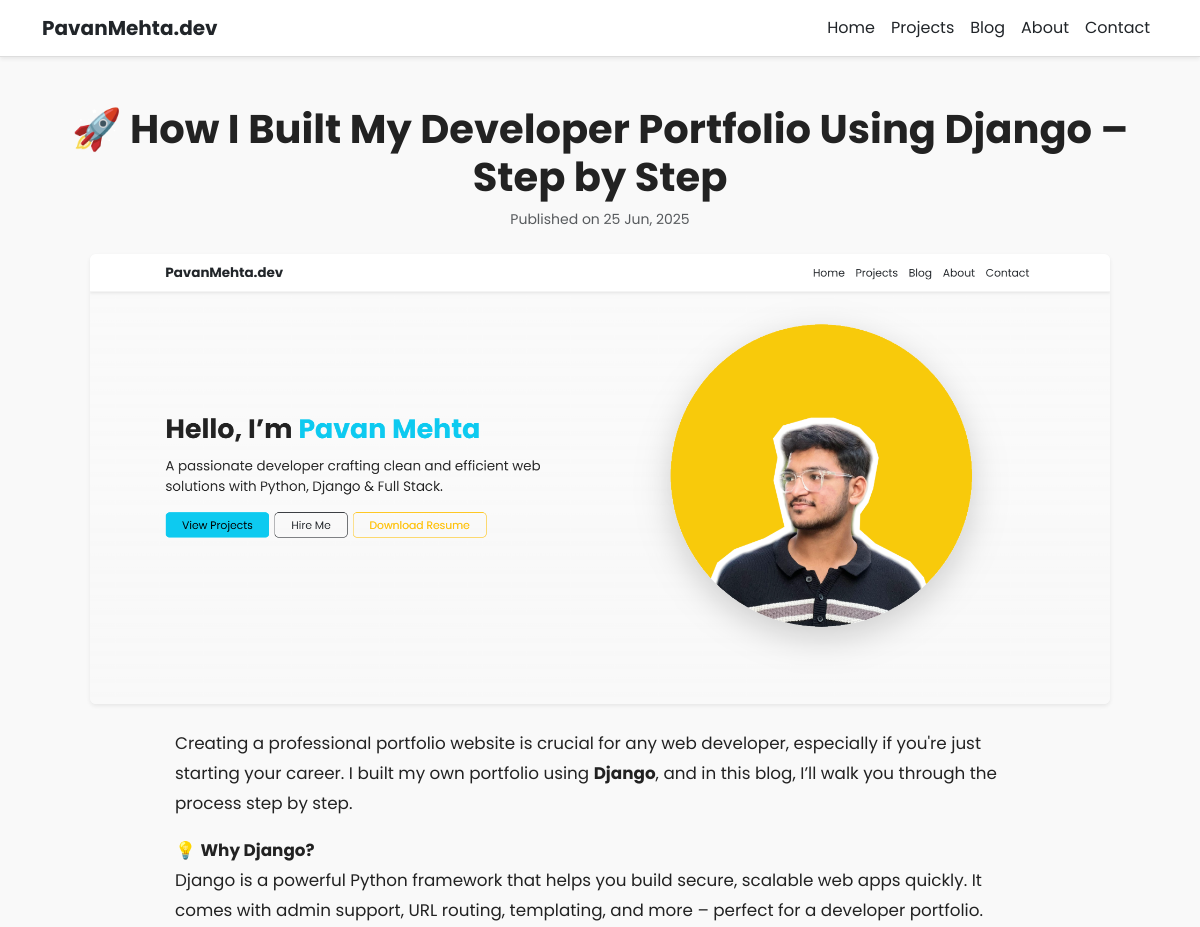
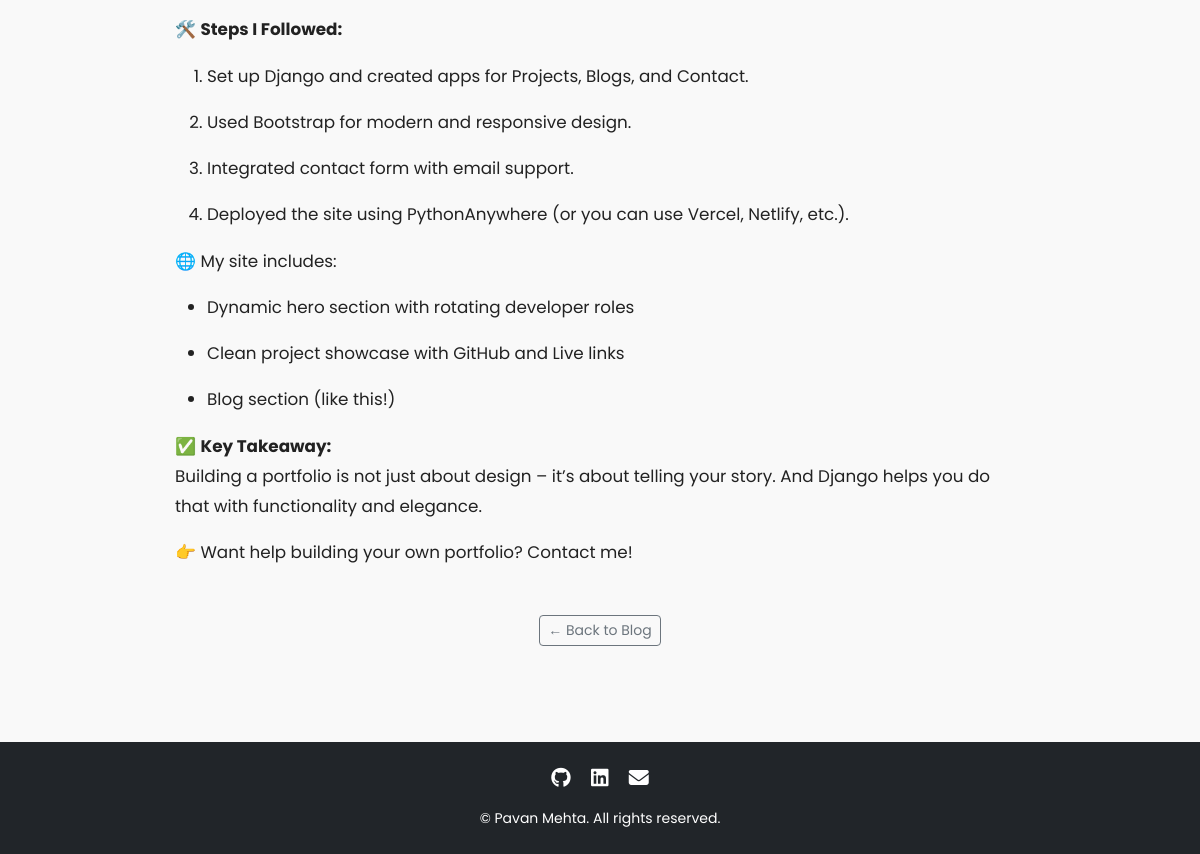
The page /blog/portfolio-with-django/ on the database its author committed (2 pictures, top to bottom).
### main/models.py (models this page shows, shortened)
class Blog(models.Model):
    title = models.CharField(max_length=200)
    slug = models.SlugField(unique=True)
    content = RichTextField()
    cover_image = models.ImageField(upload_to='blog_images/', blank=True, null=True)
    created_at = models.DateTimeField(auto_now_add=True)
    class Meta:
        ordering = ['-created_at']

### main/views.py (the view)
# urls.py: path('blog/<slug:slug>/', views.blog_detail, name='blog_detail'),
def blog_detail(request, slug):
    blog = get_object_or_404(Blog, slug=slug)
    return render(request, 'main/blog_detail.html', {'blog': blog})

### main/templates/main/blog_detail.html (shortened to what this page needs)
{% extends "main/base.html" %}
{% load static %}
{% load custom_tags %}
{% block content %}
<section class="container py-5" data-aos="fade-up">
  <div class="text-center mb-4">
    <h1 class="fw-bold">{{ blog.title }}</h1>
    <p class="text-muted small">Published on {{ blog.created_at|date:"d M, Y" }}</p>
  </div>
  {% if blog.cover_image %}
    <div class="text-center mb-4">
      <img src="{{ blog.cover_image.url }}" class="img-fluid rounded shadow-sm" alt="{{ blog.title }}" style="max-height: 450px; object-fit: cover;">
    </div>
  {% endif %}
  <article class="mx-auto" style="max-width: 850px; line-height: 1.8; font-size: 1.05rem;">
    {{ blog.content|safe }}
  </article>
  <div class="text-center mt-5">
    <a href="{% url 'blog_list' %}" class="btn btn-outline-secondary btn-sm">
      ← Back to Blog
    </a>
  </div>
</section>
{% endblock %}

### main/static/style.css (style rules this page uses)
body { font-family: 'Poppins', sans-serif; background-color: #f9f9f9; color: #222; scroll-behavior: smooth; }
h1, h2, h3, h4, h5 { font-weight: 600; }
section { padding-top: 60px; padding-bottom: 60px; }

### rows shown on the page
Blog: title "🚀 How I Built My Developer Portfolio Using Django – Step by Step", created_at "25 Jun, 2025", cover_image (picture), content "Creating a professional portfolio website is crucial for any web developer, especially if you're just starting your career. I built my own portfolio using Django , and in this blog, I’ll walk you through the process step by step. 💡 Why Django? Django is a powerful Python framework that helps you build secure, scalable web apps quickly. It comes with admin support, URL routing, templating, and more – perfect for a developer portfolio. 🛠️ Steps I Followed: Set up Django and created apps for Projects, Blogs, and Contact. Used Bootstrap for modern and responsive design. Integrated contact form with email support. Deployed the site using PythonAnywhere (or you can use Vercel, Netlify, etc.). 🌐…"
